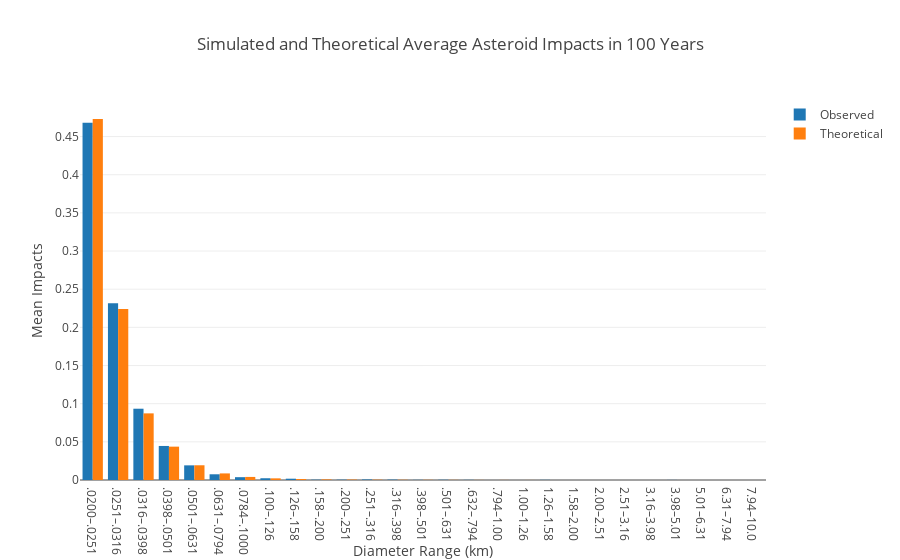

The cell this chart's notebook holds for it:
### Markdown cell above
If we take the average value across the 10,000 simulations, we come up with an estimated number of impacts per human lifetime. The estimated number from the simluations should be close to `lambda` for each impact frequency as `lambda` is the expected number of impacts (in other words, the most likely number of impacts).

We can plot both the expected number of impacts and the average number of impacts from the simulations.

### Code cell
impact_df = pd.DataFrame(impacts, columns=df['range_diameter'])
plot_mean_data_and_expected(impact_df, lambdas, years, ds=df['range_diameter'], log=False)

### Figure 1 — Plotly figure (JSON) as saved in the notebook; plotly's stock layout.template omitted (floating-point values rounded to 4 significant figures)
{"data": [{"name": "Observed", "type": "bar", "uid": "34154669-9aab-495d-b940-0438806895b0", "x": [".0200–.0251", ".0251–.0316", ".0316–.0398", ".0398–.0501", ".0501–.0631", ".0631–.0794", ".0784–.1000", ".100–.126", ".126–.158", ".158–.200", ".200–.251", ".251–.316", ".316–.398", ".398–.501", ".501–.631", ".632–.794", ".794–1.00", "1.00–1.26", "1.26–1.58", "1.58–2.00", "2.00–2.51", "2.51–3.16", "3.16–3.98", "3.98–5.01", "5.01–6.31", "6.31–7.94", "7.94–10.0"], "y": [0.4682, 0.2317, 0.0934, 0.0446, 0.0192, 0.0075, 0.0037, 0.0023, 0.0017, 0.0004, 0.0004, 0.0007, 0.0005, 0.0002, 0.0003, 0.0002, 0, 0, 0.0002, 0, 0, 0, 0, 0.0001, 0, 0, 0]}, {"name": "Theoretical", "type": "bar", "uid": "c5a101d1-a5a8-43a6-8ff5-49898ba2bdca", "x": [".0200–.0251", ".0251–.0316", ".0316–.0398", ".0398–.0501", ".0501–.0631", ".0631–.0794", ".0784–.1000", ".100–.126", ".126–.158", ".158–.200", ".200–.251", ".251–.316", ".316–.398", ".398–.501", ".501–.631", ".632–.794", ".794–1.00", "1.00–1.26", "1.26–1.58", "1.58–2.00", "2.00–2.51", "2.51–3.16", "3.16–3.98", "3.98–5.01", "5.01–6.31", "6.31–7.94", "7.94–10.0"], "y": [0.473, 0.224, 0.0873, 0.0437, 0.0193, 0.00863, 0.00402, 0.00216, 0.00124, 0.000777, 0.000561, 0.000408, 0.000295, 0.00023, 0.000168, 0.000124, 8.76e-05, 5.11e-05, 3.87e-05, 2.67e-05, 1.65e-05, 9.1e-06, 6.11e-06, 3.39e-06, 2.03e-06, 3.37e-07, 3.35e-07]}], "layout": {"title": {"text": "Simulated and Theoretical Average Asteroid Impacts in 100 Years"}, "xaxis": {"title": {"text": "Diameter Range (km)"}}, "yaxis": {"title": {"text": "Mean Impacts"}, "type": "linear"}}}
